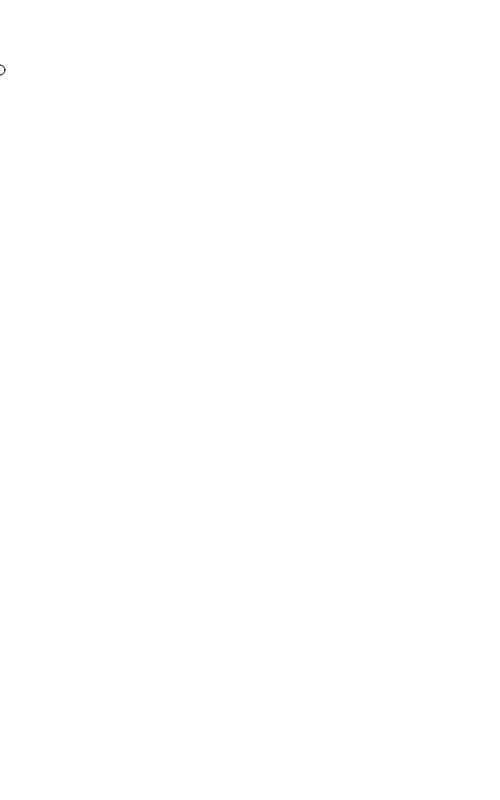
Frame 1 (no input)
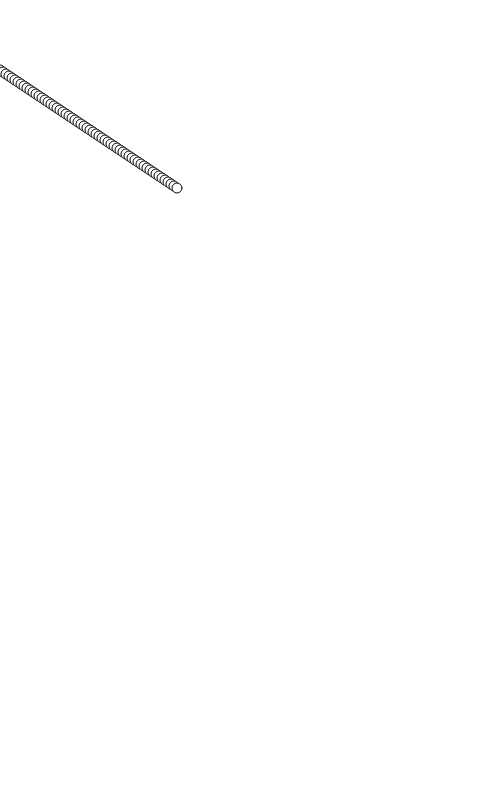
Frame 60 (no input)
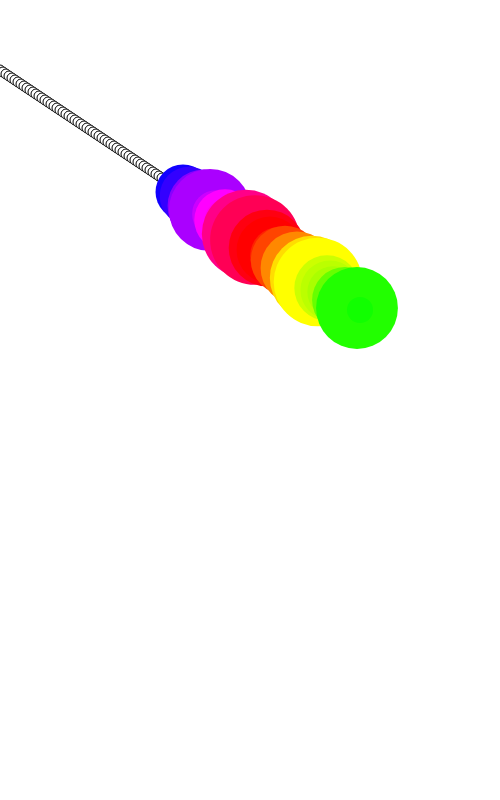
Frame 120 (the mouse pressed at the canvas centre since frame 60)

The p5.js sketch that drew these frames (run headless with seeded random() and noise() and a simulated clock; from frame 60 on, the mouse is pressed at the canvas centre):

// p5.js sketch
// ── sketch.js
function setup() {
  createCanvas(500, 800);

}

var mhue = 0
var circleX=0;
var circleY=70;
var speedX = 3;
var speedY = 2;

function draw() {

  colorMode (HSB);
  var circleSize = random(80) + 10;
  mhue += 4;


  if (mhue > 360) {
    mhue = 0;
  }

  ellipse (circleX, circleY, 10,10);


  if (circleX > width || circleX< 0) {
    speedX = speedX * -1 ;
  }

  circleX = circleX+ speedX;

  if (circleY > height || circleY< 0) {
    speedY = speedY * -1 ;
  }

  circleY = circleY + speedY;

  if (keyIsPressed) {
  background(255)}

  if (mouseIsPressed){
    fill (mhue,100,100)
    noStroke()
    ellipse (circleX, circleY, circleSize ,circleSize);
  }
}
